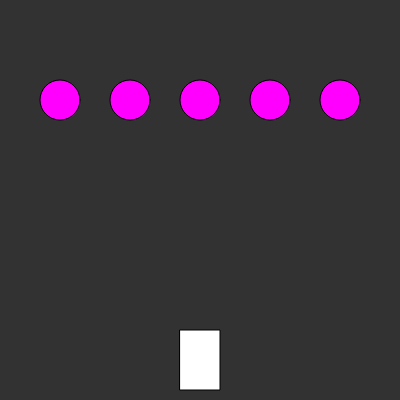
Frame 1 (no input)
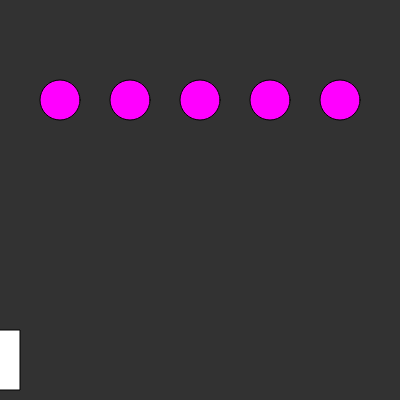
Frame 60 (no input)
Frame 120 (the mouse pressed at the canvas centre since frame 60): identical to frame 1, image omitted

The p5.js sketch that drew these frames (run headless with seeded random() and noise() and a simulated clock; from frame 60 on, the mouse is pressed at the canvas centre):

// p5.js sketch
// ── sketch.js
/*Catalina Giraldo- A00371842
 * Laura Forero- A00369431
 * Andrea Torrente - A00365669
 */

let weapon;
let aliens = [];
let bullets = [];

function setup() {
  createCanvas(400, 400);
  weapon = new Gun();

  for (var j = 0; j < 5; j++) {
    aliens[j] = new Alien(j * 70 + 60, 100);
  }
}

function draw() {
  background(50);
  for (var i = 0; i < bullets.length; i++) {
    bullets[i].show();
    bullets[i].move();
    for (var j = 0; j < aliens.length; j++) {
      if (bullets[i].hits(aliens[j])) {
        console.log("BOOM!");
        aliens[j].die();
        bullets[i].gone();
      }
    }
    if (bullets[i].bye) {
      bullets.splice(i, 1);
    }
  }
  for (var j = 0; j < aliens.length; j++) {
    aliens[j].show();
  }
  weapon.show();
  weapon.move();
}

function mouseClicked() {
  var obj = new Bullet(weapon.x, height - 40);
  bullets.push(obj)
}
// ── Alien.js
class Alien {
    constructor(x, y) {
        this.x = x;
        this.y = y;
        this.r = 20;

        this.show = function () {
            fill(255, 0, 255);
            circle(this.x, this.y, this.r * 2);

        }
        this.die = function () {
            this.y = y + 1000;
        }

    }
}
// ── Bullet.js
class Bullet {
    constructor(x, y) {
        this.x = x;
        this.y = y;
        this.r = 5;
        this.bye = false;

        this.show = function () {
            noStroke();
            fill(0, 0, 255);
            circle(this.x, this.y, this.r * 2);

        }
        this.hits = function (Alien) {
            var d = dist(this.x, this.y, Alien.x, Alien.y);
            if (d < this.r + Alien.r) {
                return true;
            } else {
                return false;
            }
        }
        this.move = function () {
            this.y = this.y - 2;
        }
        this.gone = function () {
            this.bye = true;
        }

    }
}
// ── Gun.js
class Gun {
    constructor() {
        this.x = width / 2;
        this.tam = 40;

        this.show = function () {
            fill(255);
            rectMode(CENTER);
            rect(this.x, height - 40, this.tam, this.tam + 20);

        };
        this.move = function () {
            this.x = mouseX;
        };
    }
}
